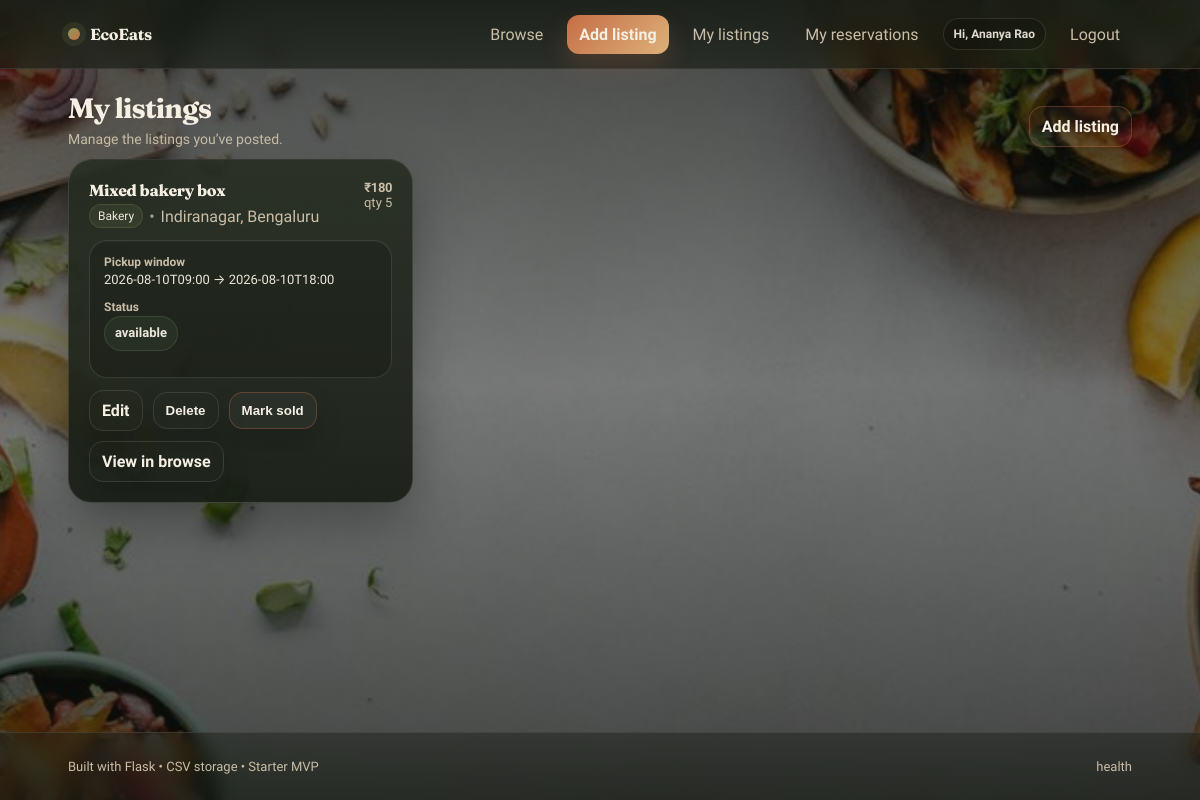
Page /my-listings (signed in) on the committed database.
### db.py (models this page shows)
class User(UserMixin, db.Model):
    __tablename__ = "users"
    id = db.Column(db.Integer, primary_key=True)
    email = db.Column(db.String(190), unique=True, nullable=False, index=True)
    name = db.Column(db.String(120), nullable=False)
    password_hash = db.Column(db.String(255), nullable=False)
    role = db.Column(db.String(30), nullable=False, default="buyer")  # buyer | seller
    created_at = db.Column(db.DateTime, nullable=False, default=lambda: datetime.now(timezone.utc), index=True)

class Listing(db.Model):
    __tablename__ = "listings"
    id = db.Column(db.String(32), primary_key=True)
    seller_id = db.Column(db.Integer, db.ForeignKey("users.id"), nullable=True, index=True)
    title = db.Column(db.String(140), nullable=False)
    category = db.Column(db.String(60), nullable=False)
    price = db.Column(db.String(20), nullable=False)
    quantity = db.Column(db.Integer, nullable=False, default=1)
    pickup_start = db.Column(db.String(32), nullable=False)  # ISO-like string (from datetime-local)
    pickup_end = db.Column(db.String(32), nullable=False)
    location = db.Column(db.String(140), nullable=False)
    seller_name = db.Column(db.String(140), nullable=False, default="")
    seller_contact = db.Column(db.String(140), nullable=False, default="")
    status = db.Column(db.String(16), nullable=False, default="available", index=True)
    created_at = db.Column(db.DateTime, nullable=False, default=lambda: datetime.now(timezone.utc), index=True)
    seller = db.relationship("User", lazy="joined", foreign_keys=[seller_id])

### app.py (the view)
    @app.get("/my-listings")
    @login_required
    def my_listings():
        if current_user.role != "seller":
            flash("Only sellers have listings.", "error")
            return redirect(url_for("listings"))
        listings = (
            Listing.query.filter_by(seller_id=int(current_user.get_id()))
            .order_by(Listing.created_at.desc())
            .all()
        )
        active_counts = get_active_reservation_counts([l.id for l in listings])
        return render_template("my_listings.html", listings=listings, active_reservation_counts=active_counts)

### app.py (called while the page is built)
def generate_csrf_token() -> str:
    token = session.get(CSRF_SESSION_KEY)
    if not token:
        token = secrets.token_urlsafe(32)
        session[CSRF_SESSION_KEY] = token
    return token

def get_active_reservation_counts(listing_ids: list[str]) -> dict[str, int]:
    if not listing_ids:
        return {}
    rows = (
        db.session.query(Reservation.listing_id, db.func.count(Reservation.id))
        .filter(Reservation.listing_id.in_(listing_ids), Reservation.status == "active")
        .group_by(Reservation.listing_id)
        .all()
    )
    return {listing_id: count for listing_id, count in rows}

### templates/my_listings.html (shortened to what this page needs)
{% extends "base.html" %}
{% block content %}
  <section class="pageHead">
    <div>
      <h1 class="pageHead__title">My listings</h1>
      <p class="pageHead__subtitle">Manage the listings you’ve posted.</p>
    </div>
    <div class="pageHead__actions">
      <a class="btn btn--primary" href="{{ url_for('new_listing') }}">Add listing</a>
    </div>
  </section>
  {% if listings %}
    <section class="grid grid--cards">
      {% for l in listings %}
        <article class="card listingCard">
          <div class="listingCard__top">
            <div>
              <div class="listingCard__title">{{ l.title }}</div>
              <div class="listingCard__meta">
                <span class="tag">{{ l.category }}</span>
                <span class="dot">•</span>
                <span class="muted">{{ l.location }}</span>
              </div>
            </div>
            <div class="listingCard__price">
              <div class="price">{{ l.price }}</div>
              <div class="muted">qty {{ l.quantity }}</div>
              {% set active_count = active_reservation_counts.get(l.id, 0) %}
            </div>
          </div>
          <div class="listingCard__details">
            <div class="detail">
              <div class="detail__label">Pickup window</div>
              <div class="detail__value">{{ l.pickup_start }} → {{ l.pickup_end }}</div>
            </div>
            <div class="detail">
              <div class="detail__label">Status</div>
              <div class="detail__value">
                <span class="pill {% if l.status != 'available' %}pill--muted{% endif %}">{{ l.status }}</span>
              </div>
            </div>
          </div>
          <div class="listingCard__actions">
            <a class="btn btn--ghost" href="{{ url_for('edit_listing', listing_id=l.id) }}">Edit</a>
            <form method="post" action="{{ url_for('delete_listing', listing_id=l.id) }}">
              <button class="btn btn--ghost" type="submit">Delete</button>
            </form>
            {% if l.status != "sold" %}
              <form method="post" action="{{ url_for('mark_sold', listing_id=l.id) }}">
                <button class="btn btn--primary" type="submit">Mark sold</button>
              </form>
            {% else %}
              <div class="pill pill--muted">Sold</div>
            {% endif %}
            <a class="btn btn--ghost" href="{{ url_for('listings', q=l.title) }}">View in browse</a>
          </div>
        </article>
      {% endfor %}
    </section>
  {% else %}
    <section class="card empty">
      <h2 class="empty__title">No listings yet</h2>
      <p class="empty__subtitle">Add your first listing to start selling surplus food.</p>
      <a class="btn btn--primary" href="{{ url_for('new_listing') }}">Add listing</a>
    </section>
  {% endif %}
{% endblock %}

### templates/base.html (shortened to what this page needs)
<!doctype html>
<html lang="en">
  <head>
    <link rel="stylesheet" href="{{ url_for('static', filename='styles.css') }}" />
  </head>
  <body>
    <header class="header">
      <div class="container header__inner">
        <a class="brand" href="{{ url_for('home') }}">
          <span class="brand__dot"></span>
          <span class="brand__name">EcoEats</span>
        </a>
        <nav class="nav">
          <a class="nav__link" href="{{ url_for('listings') }}">Browse</a>
          {% if current_user.is_authenticated %}
            {% if current_user.role == "seller" %}
              <a class="nav__link nav__link--primary" href="{{ url_for('new_listing') }}">Add listing</a>
              <a class="nav__link" href="{{ url_for('my_listings') }}">My listings</a>
            {% endif %}
            <a class="nav__link" href="{{ url_for('my_reservations') }}">My reservations</a>
            <span class="nav__pill">Hi, {{ current_user.name }}</span>
            <form class="nav__form" method="post" action="{{ url_for('logout') }}">
              <button class="nav__link" type="submit">Logout</button>
            </form>
          {% else %}
            <a class="nav__link" href="{{ url_for('login') }}">Login</a>
            <a class="nav__link nav__link--primary" href="{{ url_for('signup') }}">Sign up</a>
          {% endif %}
        </nav>
      </div>
    </header>
    <main class="container">
      {% block content %}{% endblock %}
    </main>
    <footer class="footer">
      <div class="container footer__inner">
        <div class="footer__copy">Built with Flask • CSV storage • Starter MVP</div>
        <div class="footer__links">
          <a href="{{ url_for('health') }}">health</a>
        </div>
      </div>
    </footer>
  </body>
</html>

### rows in the picture
User: name "Ananya Rao"
Listing: title "Mixed bakery box", category "Bakery", location "Indiranagar, Bengaluru", price "₹180", quantity "5", pickup_start "2026-08-10T09:00", pickup_end "2026-08-10T18:00", status "available"
